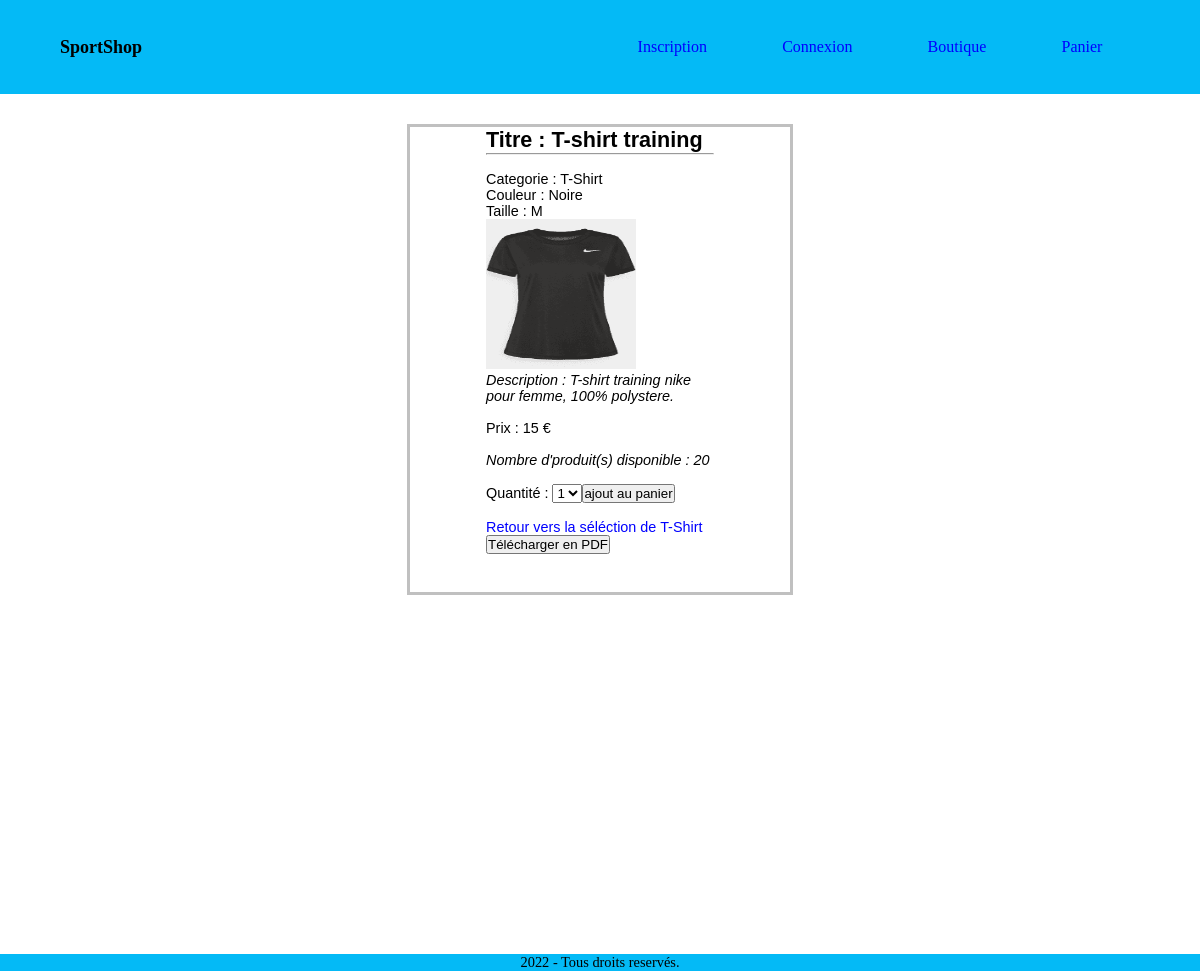
Page /fiche_produit.php?id_produit=40 on the committed database.
### tables this page shows
CREATE TABLE `produit` (
  `id_produit` int NOT NULL,
  `reference` varchar(20) NOT NULL,
  `categorie` varchar(20) NOT NULL,
  `titre` varchar(100) NOT NULL,
  `marque` varchar(20) NOT NULL,
  `description` text NOT NULL,
  `couleur` varchar(20) NOT NULL,
  `taille` varchar(5) NOT NULL,
  `public` enum('m','f','mixte') NOT NULL,
  `photo` varchar(250) NOT NULL,
  `prix` int NOT NULL,
  `stock` int NOT NULL
);

### inc/fonction.inc.php (called while the page is built, shortened)
<?php
function executeRequete($req)
{
	global $mysqli;
	$resultat = $mysqli->query($req);
	return $resultat;
}

### inc/init.inc.php (called while the page is built, shortened)
<?php
$mysqli = new mysqli("localhost", "akli", "22041999", "site");
$contenu = '';
require_once("fonction.inc.php");

### fiche_produit.php (the view, shortened to what this page needs)
<?php
require_once("inc/init.inc.php");
if(isset($_GET['id_produit'])) 	{ $resultat = executeRequete("SELECT * FROM produit WHERE id_produit = '$_GET[id_produit]'"); }
$produit = $resultat->fetch_assoc();
$contenu .= "<div class='fiche_produit'><h2>Titre : $produit[titre]</h2><hr /><br />";
$contenu .= "<p>Categorie : $produit[categorie]</p>";
$contenu .= "<p>Couleur : $produit[couleur]</p>";
$contenu .= "<p>Taille : $produit[taille]</p>";
$contenu .= "<img src='$produit[photo]' width='150' height='150' />";
$contenu .= "<p><i>Description : $produit[description]</i></p><br />";
$contenu .= "<p>Prix : $produit[prix] €</p><br />";
if($produit['stock'] > 0)
{
	$contenu .= "<i>Nombre d'produit(s) disponible : $produit[stock] </i><br /><br />";
	$contenu .= '<form method="post" action="panier.php">';
		$contenu .= "<input type='hidden' name='id_produit' value='$produit[id_produit]' />";
		$contenu .= '<label for="quantite">Quantité : </label>';
		$contenu .= '<select id="quantite" name="quantite">';
			for($i = 1; $i <= $produit['stock'] && $i <= 5; $i++)
			{
				$contenu .= "<option>$i</option>";
			}
		$contenu .= '</select>';
		$contenu .= '<input type="submit" name="ajout_panier" value="ajout au panier" />';
	$contenu .= '</form>';
}
else
{
	$contenu .= 'Rupture de stock !';
}
$contenu .= "<br /><a href='boutique.php?categorie=" . $produit['categorie'] . "'>Retour vers la séléction de " . $produit['categorie'] . "</a>";
$contenu .= "<br/><a href='fiche_produit.php?msg=getPDF&&id_produit=" . $produit['id_produit'] . "' onclick='return(confirm(\"Etes-vous sure de vouloir télécharger la fiche produit en PDF?\"));'> <button>  Télécharger en PDF  </button> </a> </div>";
require_once("inc/haut.inc.php");
echo $contenu;
require_once("inc/bas.inc.php");

### inc/css/style.css (style rules this page uses)
* { margin: 0; padding: 0; }
html { font-size: 90%; }
body, html { height:100%; }
a { text-decoration:none ; color: #0000ff; }
.fiche_produit { margin: auto; border: 3px solid #c0c0c0; width: 20%; align-items: center; padding-left: 2cm; padding-right: 2cm; padding-bottom: 1cm; text-align: left; font-size: 26; font-family: Arial, Helvetica, sans-serif; }
.fiche_produit h2 { font-weight: bold; }

### rows in the picture
produit: titre "T-shirt training", categorie "T-Shirt", couleur "Noire", taille "M", photo (picture), description "T-shirt training nike pour femme, 100% polystere.", prix "15", stock "20"

### other values in the picture
form field quantite "1"
